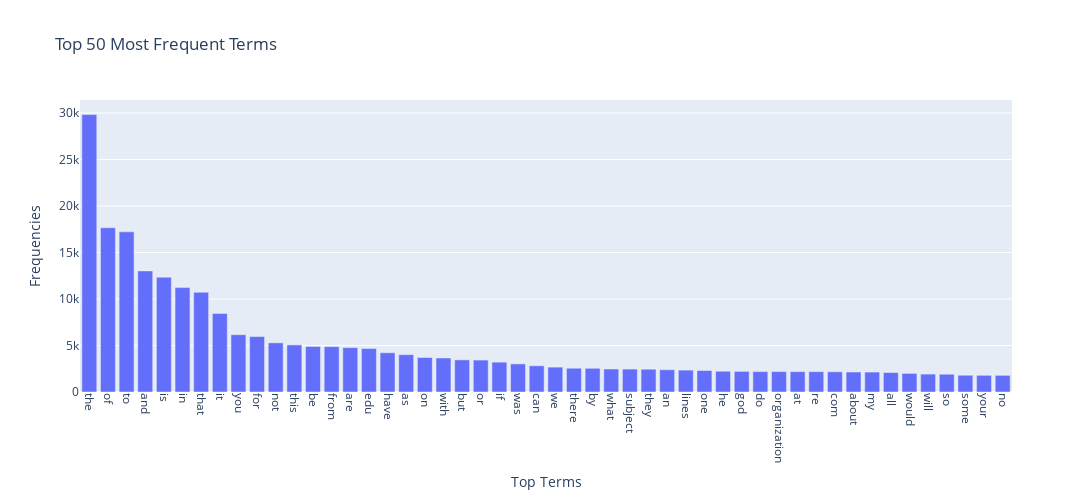

This figure's notebook cell:
### Markdown cell above
### >>> **Exercise 14 (take home):** 
Additionally, you can attempt to sort the terms on the `x-axis` by frequency instead of in alphabetical order. This way the visualization is more meaninfgul and you will be able to observe the so called [long tail](https://en.wikipedia.org/wiki/Long_tail) (get familiar with this term since it will appear a lot in data mining and other statistics courses). see picture below

![alt txt](https://upload.wikimedia.org/wikipedia/commons/thumb/8/8a/Long_tail.svg/1000px-Long_tail.svg.png)

### Code cell
# Answer here
# Sort terms by frequency
sorted_idx = np.argsort(term_frequencies)[::-1]  
top_k = 50
top_terms = [count_vect.get_feature_names_out()[i] for i in sorted_idx[:top_k]]
top_freqs = term_frequencies[sorted_idx[:top_k]]

# Plot
fig = px.bar(x=top_terms, y=top_freqs,
             labels={'x': 'Top Terms', 'y': 'Frequencies'},
             title=f"Top {top_k} Most Frequent Terms")
fig.update_layout(xaxis=dict(tickangle=90), width=1200, height=500)
fig.show()

### Figure 1 — Plotly figure (JSON) as saved in the notebook; plotly's stock layout.template omitted (floating-point values rounded to 4 significant figures)
{"data": [{"hovertemplate": "Top Terms=%{x}<br>Frequencies=%{y}<extra></extra>", "legendgroup": "", "marker": {"color": "#636efa", "pattern": {"shape": ""}}, "name": "", "orientation": "v", "showlegend": false, "textposition": "auto", "type": "bar", "x": ["the", "of", "to", "and", "is", "in", "that", "it", "you", "for", "not", "this", "be", "from", "are", "edu", "have", "as", "on", "with", "but", "or", "if", "was", "can", "we", "there", "by", "what", "subject", "they", "an", "lines", "one", "he", "god", "do", "organization", "at", "re", "com", "about", "my", "all", "would", "will", "so", "some", "your", "no"], "xaxis": "x", "y": [29825, 17660, 17222, 13017, 12343, 11226, 10723, 8447, 6157, 5962, 5285, 5063, 4898, 4877, 4769, 4675, 4218, 4015, 3709, 3655, 3453, 3432, 3208, 3020, 2818, 2674, 2556, 2548, 2472, 2464, 2448, 2393, 2353, 2312, 2232, 2216, 2193, 2192, 2191, 2186, 2172, 2148, 2143, 2093, 2000, 1925, 1912, 1802, 1793, 1791], "yaxis": "y"}], "layout": {"barmode": "relative", "height": 500, "legend": {"tracegroupgap": 0}, "title": {"text": "Top 50 Most Frequent Terms"}, "width": 1200, "xaxis": {"anchor": "y", "domain": [0, 1], "tickangle": 90, "title": {"text": "Top Terms"}}, "yaxis": {"anchor": "x", "domain": [0, 1], "title": {"text": "Frequencies"}}}}
